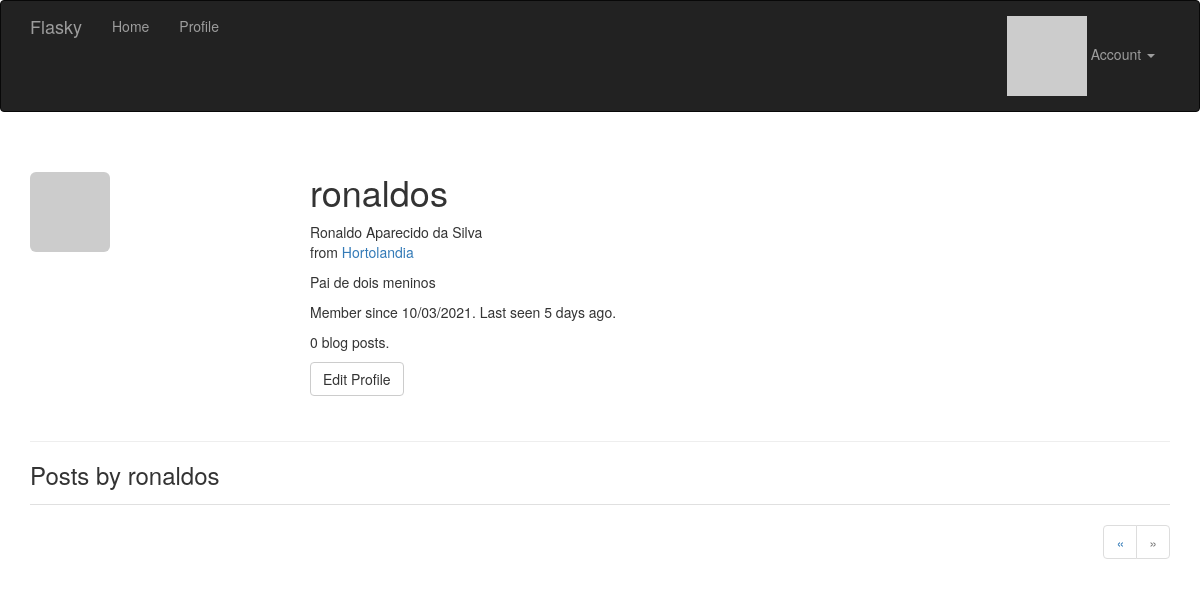
The app's page /user/ronaldos (signed in), older data.
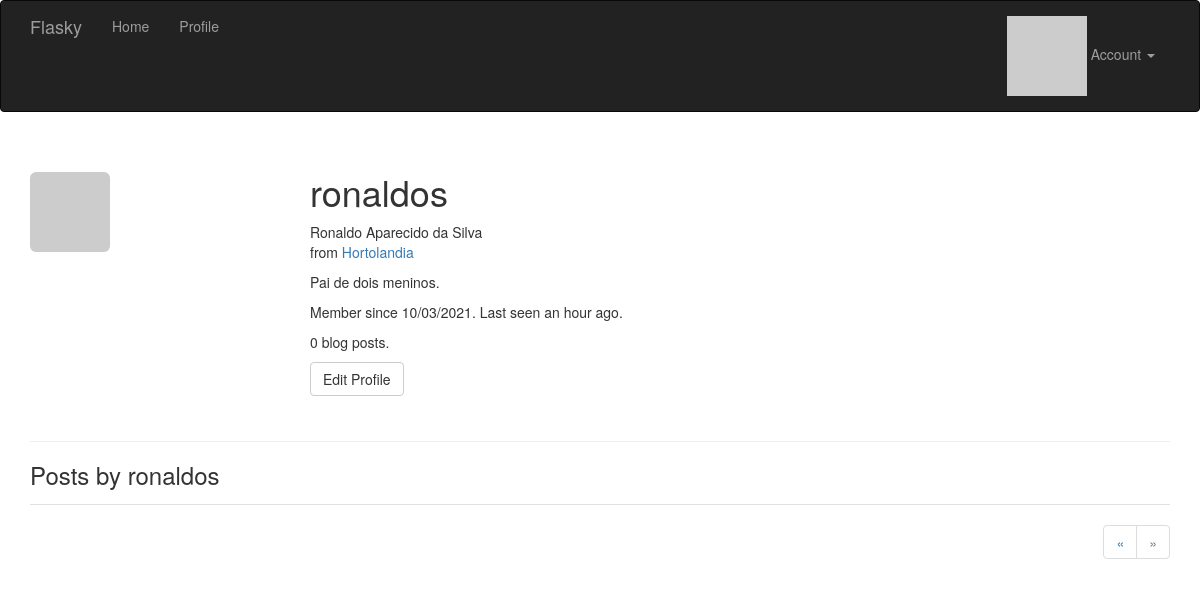
The same page, newer data.
### app/models.py (models this page shows, shortened)
class User(UserMixin, db.Model):
    __tablename__ = 'users'
    id = db.Column(db.Integer, primary_key=True)
    email = db.Column(db.String(64), unique=True, index=True)
    username = db.Column(db.String(64), unique=True, index=True)
    role_id = db.Column(db.Integer, db.ForeignKey('roles.id'))
    password_hash = db.Column(db.String(128))
    confirmed = db.Column(db.Boolean, default=False)
    name = db.Column(db.String(64))
    location = db.Column(db.String(64))
    about_me = db.Column(db.Text())
    member_since = db.Column(db.DateTime(), default=datetime.utcnow)
    last_seen = db.Column(db.DateTime(), default=datetime.utcnow)
    avatar_hash = db.Column(db.String(32))
    posts = db.relationship('Post', backref='author', lazy='dynamic')
    @property
    def password(self):
        raise AttributeError('password is not a readable attribute')
    def can(self, perm):
        return self.role is not None and self.role.has_permission(perm)
    def is_administrator(self):
        return self.can(Permission.ADMIN)
    def ping(self):
        self.last_seen = datetime.utcnow()
        db.session.add(self)
    def gravatar(self, size=100, default='identicon', rating='g'):
        url = 'https://secure.gravatar.com/avatar'
        hash = self.avatar_hash or self.gravatar_hash()
        return '{url}/{hash}?s={size}&d={default}&r={rating}'.format(
            url=url, hash=hash, size=size, default=default, rating=rating)

### app/main/views.py (the view)
@main.route('/user/<username>')
def user(username):
    user = User.query.filter_by(username=username).first_or_404()
    page = request.args.get('page', 1, type=int)
    pagination = user.posts.order_by(Post.timestamp.desc()).paginate(
        page, per_page=current_app.config['FLASKY_POSTS_PER_PAGE'],
        error_out=False)
    posts = pagination.items
    return render_template('user.html', user=user, posts=posts,
                           pagination=pagination)

### app/auth/views.py (called while the page is built)
@auth.before_app_request
def before_request():
    if current_user.is_authenticated:
        current_user.ping()
        if not current_user.confirmed \
                and request.endpoint \
                and request.blueprint != 'auth' \
                and request.endpoint != 'static':
            return redirect(url_for('auth.unconfirmed'))

### app/main/__init__.py (called while the page is built)
@main.app_context_processor
def inject_permissions():
    return dict(Permission=Permission)

### app/models.py (called while the page is built)
@login_manager.user_loader
def load_user(user_id):
    return User.query.get(int(user_id))

    def has_permission(self, perm):
        return self.permissions & perm == perm

### app/templates/user.html (shortened to what this page needs)
{% extends "base.html" %}
{% import "_macros.html" as macros %}
{% block page_content %}
<div class="page-header">
    <img class="img-rounded profile-thumbnail" src="{{ user.gravatar(size=256) }}">
    <div class="profile-header">
        <h1>{{ user.username }}</h1>
        {% if user.name or user.location %}
        <p>
            {% if user.name %}{{ user.name }}<br>{% endif %}
            {% if user.location %}
                from <a href="http://maps.google.com/?q={{ user.location }}">{{ user.location }}</a><br>
            {% endif %}
        </p>
        {% endif %}
        {% if user.about_me %}<p>{{ user.about_me }}</p>{% endif %}
        <p>Member since {{ moment(user.member_since).format('L') }}. Last seen {{ moment(user.last_seen).fromNow() }}.</p>
        <p>{{ user.posts.count() }} blog posts.</p>
        <p>
            {% if user == current_user %}
            <a class="btn btn-default" href="{{ url_for('.edit_profile') }}">Edit Profile</a>
            {% endif %}
        </p>
    </div>
</div>
<h3>Posts by {{ user.username }}</h3>
{% include '_posts.html' %}
{% if pagination %}
<div class="pagination">
    {{ macros.pagination_widget(pagination, '.user', username=user.username) }}
</div>
{% endif %}
{% endblock %}

### app/templates/base.html (shortened to what this page needs)
{% extends "bootstrap/base.html" %}
{% block head %}
{{ super() }}
<link rel="stylesheet" type="text/css" href="{{ url_for('static', filename='styles.css') }}">
{% endblock %}
{% block navbar %}
<div class="navbar navbar-inverse" role="navigation">
    <div class="container">
        <div class="navbar-header">
            <a class="navbar-brand" href="{{ url_for('main.index') }}">Flasky</a>
        </div>
        <div class="navbar-collapse collapse">
            <ul class="nav navbar-nav">
                <li><a href="{{ url_for('main.index') }}">Home</a></li>
                {% if current_user.is_authenticated %}
                <li><a href="{{ url_for('main.user', username=current_user.username) }}">Profile</a></li>
                {% endif %}
            </ul>
            <ul class="nav navbar-nav navbar-right">
                {% if current_user.is_authenticated %}
                <li class="dropdown">
                    <a href="#" class="dropdown-toggle" data-toggle="dropdown">
                        <img src="{{ current_user.gravatar(size=18) }}">
                        Account <b class="caret"></b>
                    </a>
                </li>
                {% else %}
                <li><a href="{{ url_for('auth.login') }}">Log In</a></li>
                {% endif %}
            </ul>
        </div>
    </div>
</div>
{% endblock %}
{% block content %}
<div class="container">
    {% block page_content %}{% endblock %}
</div>
{% endblock %}

### app/templates/_macros.html (shortened to what this page needs)
{% macro pagination_widget(pagination, endpoint) %}
<ul class="pagination">
    <li {% if not pagination.has_prev %} class="disable" {% endif %}>
        <a href="{% if pagination.has_prev %}{{ url_for(endpoint,
            page = pagination.page -1, **kwargs) }}{% else %}#{% endif %}">
            &laquo;
        </a>
    </li>
    <li {% if not pagination.has_next %} class="disabled"{% endif %}>
        <a href="{% if pagination.has_next %}{{ url_for(endpoint,
            page = pagination.page + 1, **kwargs)}}{% else %}#{% endif %}">
            &raquo;
        </a>
    </li>
</ul>
{% endmacro %}

### app/templates/_posts.html (shortened to what this page needs)
<ul class="posts">
</ul>

### app/static/styles.css (style rules this page uses)
.profile-thumbnail { position: absolute; }
.profile-header { min-height: 260px; margin-left: 280px; }
ul.posts { list-style-type: none; padding: 0px; margin: 16px 0px 0px 0px; border-top: 1px solid #e0e0e0; }
div.pagination { width: 100%; text-align: right; padding: 0px; margin: 0px; }

Row changes from the older to the newer data that the page shows:
changed User "ronaldos": about_me "Pai de dois meninos" → "Pai de dois meninos."; last_seen "5 days ago" → "an hour ago"
